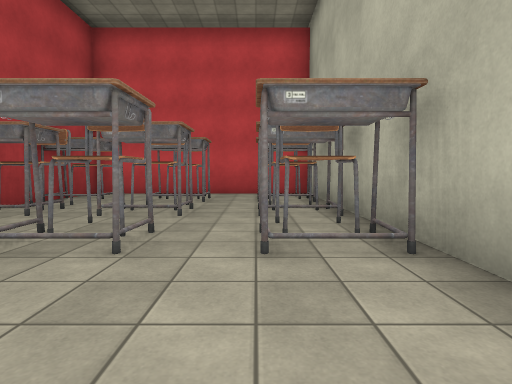
View 1 (above)

18 first-person views from a walk through a Unity game level. The camera is 1.3 m above the floor, tilts 4° down and sees 80° across. Doors are open. The floor is counted in squares, 2 m on a side. Each view is taken from the middle of a square. On the plan, view 1 faces up. The plan holds only what a view shows up to about 10 squares ahead; the rest is blank. The place goes on beyond the plan. The player character is not drawn. Some surface patterns are stand-ins.

View 2
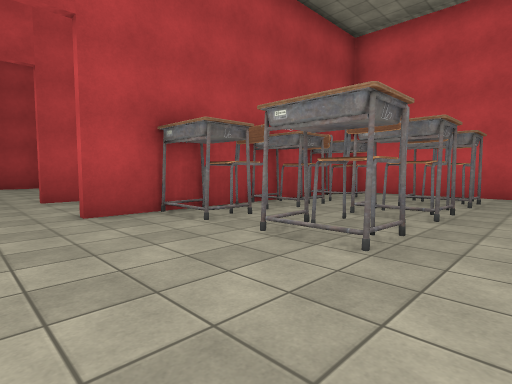

View 3
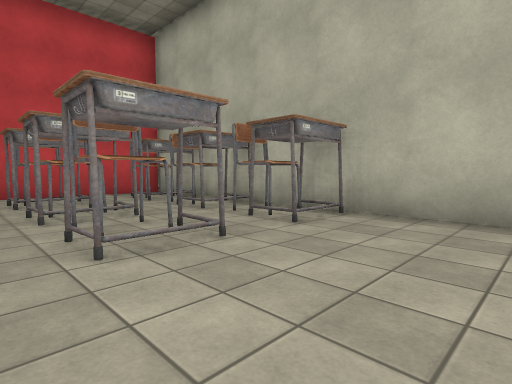

View 4
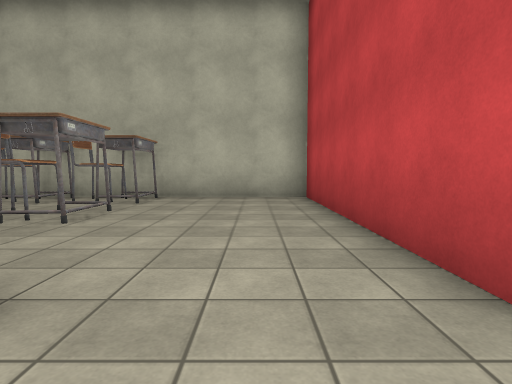

View 5
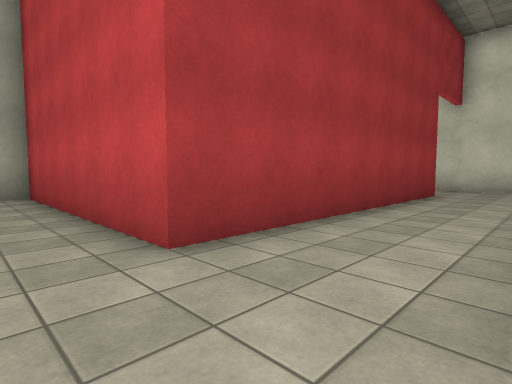

View 6
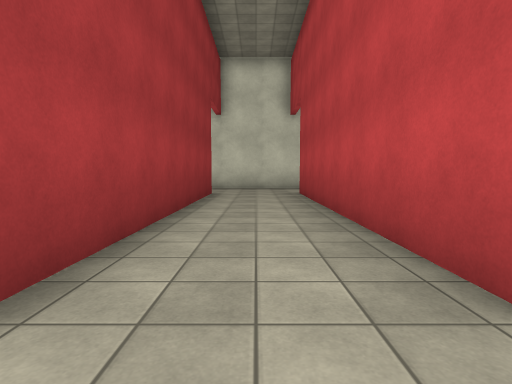

View 7
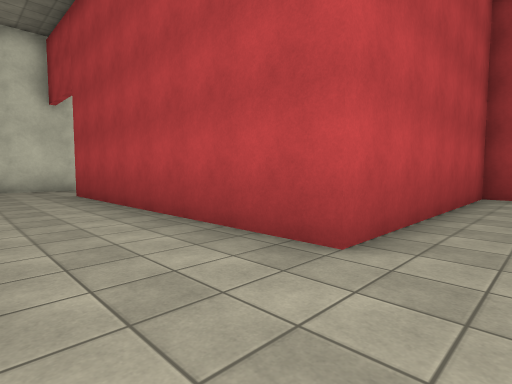

View 8
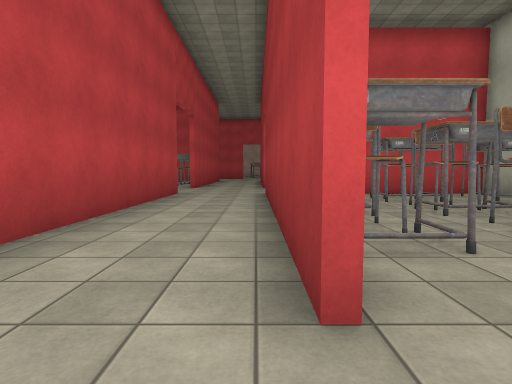

View 9
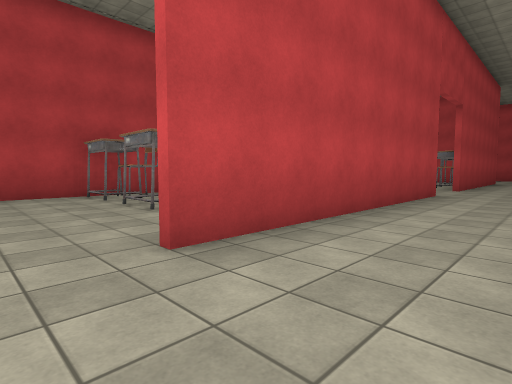

View 10
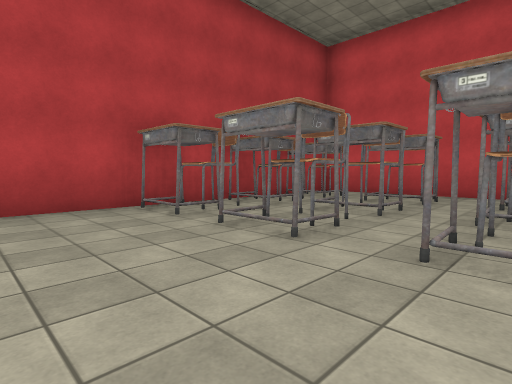

View 11
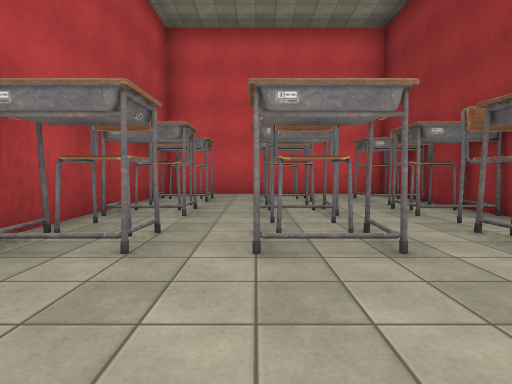

View 12
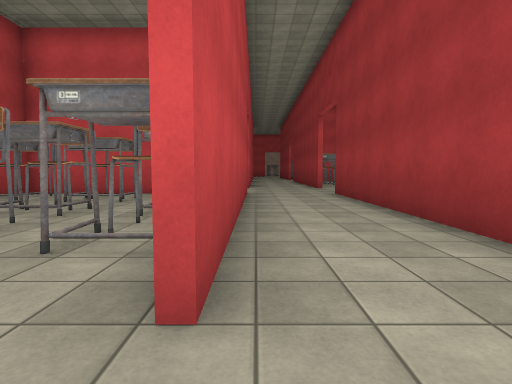

View 13
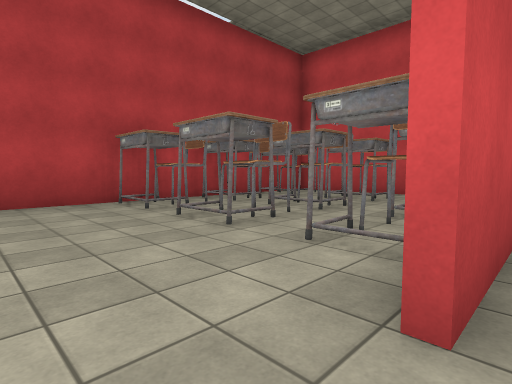

View 14
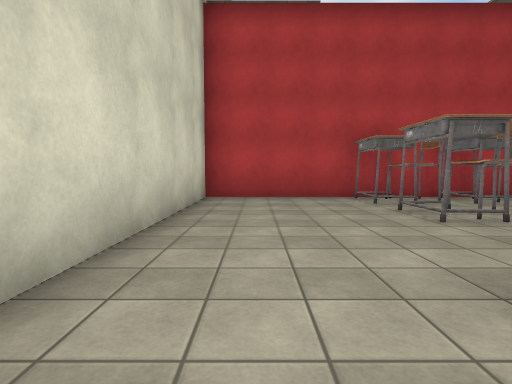

View 15
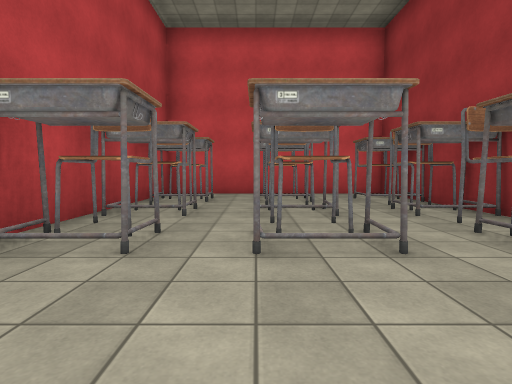

View 16
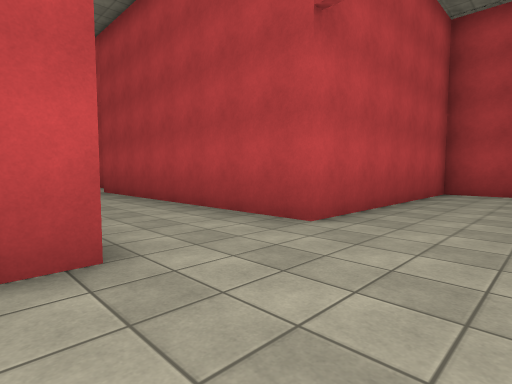

View 17
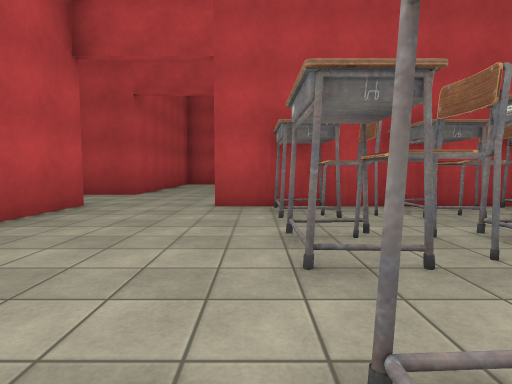

View 18
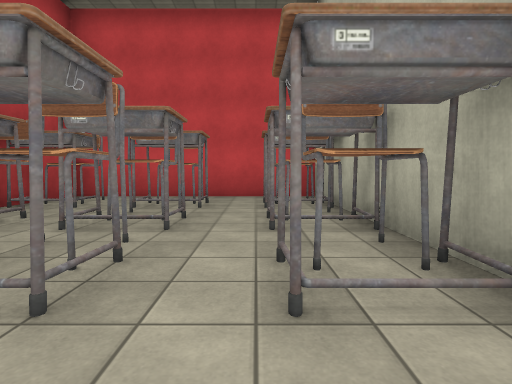

### Floor plan
Points are (right, up) in squares from view 1. A wall is a line through its corners. A room is listed if a view was taken in it or the views show most of it. See-through windows are left out.
Room 1 (views 1, 2, 3)
walls: (-4.7, -1.2) (1.5, -1.2) (1.5, 8.7) (-4.5, 8.7) (-4.5, 1.2)
ways out: opening at (-5, 0.5) to room 2
objects: chair (-4, 3); chair (-4, 5); chair (-4, 7); desk (-3, 3); desk (-3, 5); desk (-3, 7); desk (-2, 3) to (-1, 3); desk (-2, 5) to (-1, 5); desk (-2, 7) to (-1, 7); desk (0, 3) to (1, 3); desk (0, 5) to (1, 5); desk (0, 7) to (1, 7)
Room 2 (views 4, 5, 6, 7, 8, 9, 12, 13, 14)
walls: (-4.7, 1.2) (-4.7, 8.2); (-7.3, -1.2) (-7.3, -8.8); (-7.3, 8.8) (-7.3, 1.2); (-7.3, 12) (-7.3, 11.2); (-4.7, -8.8) (-4.7, -1.2); (-7.5, -11.2) (-4, -11.2)
ways out: opening at (-5, 0.5) to room 1; opening at (-7, 0.5) to room 3; opening at (-7, -9.5) to room 4; opening at (-5, 10.5) to room 5; opening at (-7, 10.5); opening at (-5, -9.5)
Room 3 (views 10, 11)
walls: (-7.4, 4.1) (-7.4, 8.7) (-13.5, 8.7); (-13.5, -1.2) (-7.3, -1.2); (-13.5, 10.2) (-13.5, -1)
ways out: opening at (-7, 0.5) to room 2
objects: chair (-13, 3); chair (-13, 5); chair (-13, 7); desk (-12, 3); desk (-12, 5); desk (-12, 7); desk (-11, 3) to (-10, 3); desk (-11, 5) to (-10, 5); desk (-11, 7) to (-10, 7); desk (-9, 3); desk (-9, 5); desk (-9, 7); chair (-8, 3); chair (-8, 5); chair (-8, 7)
Room 4 (view 15)
walls: (-7.4, -5.9) (-7.4, -1.3) (-13.5, -1.3); (-13.5, -1) (-13.5, -11.2) (-7.5, -11.2)
ways out: opening at (-7, -9.5) to room 2
objects: chair (-13, -7); chair (-13, -5); chair (-13, -3); desk (-12, -7); desk (-12, -5); desk (-12, -3); desk (-11, -7) to (-10, -7); desk (-11, -5) to (-10, -5); desk (-11, -3) to (-10, -3); desk (-9, -7); desk (-9, -5); desk (-9, -3); chair (-8, -7); chair (-8, -5); chair (-8, -3)
Room 5 (views 16, 17, 18)
walls: (1.5, 12.8) (1.5, 18.7) (-4.5, 18.7) (-4.5, 11.2); (-4.8, 8.8) (-2.8, 8.8)
ways out: opening at (-5, 10.5) to room 2
objects: desk (-4, 13); desk (-4, 15); desk (-4, 17); chair (-3, 13); chair (-3, 15); chair (-3, 17); chair (-2, 13) to (-1, 13); chair (-2, 15) to (-1, 15); chair (-2, 17) to (-1, 17); chair (0, 13); chair (0, 15); chair (0, 17); desk (1, 13); desk (1, 15); desk (1, 17)

Where each view was taken, in squares from view 1:
view 1: 0 up, 0 right, facing up
view 2: 0 up, 0 right, facing up-left
view 3: 0 up, 3 left, facing up-right
view 4: 0 up, 6 left, facing right
view 5: 0 up, 7 left, facing down-right
view 6: 0 up, 6 left, facing down
view 7: 0 up, 5 left, facing down-left
view 8: 0 up, 5 left, facing up
view 9: 0 up, 5 left, facing up-left
view 10: 0 up, 8 left, facing up-left
view 11: 0 up, 11 left, facing up
view 12: 10 down, 7 left, facing up
view 13: 10 down, 7 left, facing up-left
view 14: 10 down, 6 left, facing left
view 15: 10 down, 11 left, facing up
view 16: 11 up, 4 left, facing down-left
view 17: 12 up, 1 right, facing left
view 18: 11 up, 0 right, facing up
